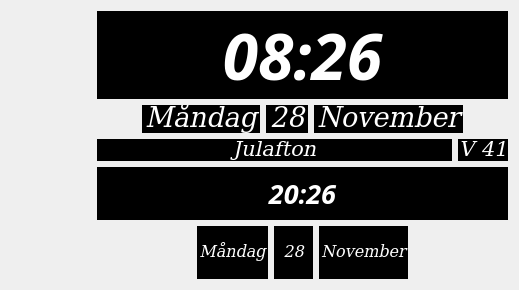
      <widget class="QWidget" name="layoutWidget">
       <property name="geometry">
        <rect>
         <x>0</x>
         <y>2</y>
         <width>495</width>
         <height>276</height>
        </rect>
       </property>
       <layout class="QVBoxLayout" name="se_nz_layout_group">
        <item>
         <layout class="QHBoxLayout" name="se_layout_group_2">
          <property name="leftMargin">
           <number>31</number>
          </property>
          <item>
           <widget class="QWidget" name="se_map_widget" native="true">
            <property name="sizePolicy">
             <sizepolicy hsizetype="Fixed" vsizetype="Fixed">
              <horstretch>0</horstretch>
              <verstretch>0</verstretch>
             </sizepolicy>
            </property>
            <property name="minimumSize">
             <size>
              <width>49</width>
              <height>112</height>
             </size>
            </property>
            <property name="styleSheet">
             <string notr="true">border-image: url(:/maps/Sweden - white. - 49x112.png);
border-image: url(:/maps/ui/maps/Sweden - white. - 49x112.png);</string>
            </property>
           </widget>
          </item>
          <item>
           <layout class="QVBoxLayout" name="verticalLayout">
            <item>
             <widget class="QLabel" name="se_time_label">
              <property name="font">
               <font>
                <family>rsfs10</family>
                <pointsize>48</pointsize>
                <weight>75</weight>
                <italic>true</italic>
                <bold>true</bold>
               </font>
              </property>
              <property name="styleSheet">
               <string notr="true">color: rgb(255, 255, 255);
background-color: rgb(0, 0, 0);</string>
              </property>
              <property name="text">
               <string notr="true">08:26</string>
              </property>
              <property name="alignment">
               <set>Qt::AlignCenter</set>
              </property>
             </widget>
            </item>
            <item>
             <layout class="QHBoxLayout" name="horizontalLayout">
              <property name="leftMargin">
               <number>45</number>
              </property>
              <property name="rightMargin">
               <number>45</number>
              </property>
              <item>
               <widget class="QLabel" name="se_day_label">
                <property name="font">
                 <font>
                  <family>DejaVu Math TeX Gyre</family>
                  <pointsize>20</pointsize>
                  <weight>50</weight>
                  <italic>true</italic>
                  <bold>false</bold>
                 </font>
                </property>
                <property name="styleSheet">
                 <string notr="true">color: rgb(255, 255, 255);
background-color: rgb(0, 0, 0);</string>
                </property>
                <property name="text">
                 <string notr="true">Måndag</string>
                </property>
                <property name="alignment">
                 <set>Qt::AlignCenter</set>
                </property>
               </widget>
              </item>
              <item>
               <widget class="QLabel" name="se_date_label">
                <property name="font">
                 <font>
                  <family>DejaVu Math TeX Gyre</family>
                  <pointsize>20</pointsize>
                  <weight>50</weight>
                  <italic>true</italic>
                  <bold>false</bold>
                 </font>
                </property>
                <property name="styleSheet">
                 <string notr="true">color: rgb(255, 255, 255);
background-color: rgb(0, 0, 0);</string>
                </property>
                <property name="text">
                 <string notr="true">28</string>
                </property>
                <property name="alignment">
                 <set>Qt::AlignCenter</set>
                </property>
               </widget>
              </item>
              <item>
               <widget class="QLabel" name="se_month_label">
                <property name="font">
                 <font>
                  <family>DejaVu Math TeX Gyre</family>
                  <pointsize>20</pointsize>
                  <weight>50</weight>
                  <italic>true</italic>
                  <bold>false</bold>
                 </font>
                </property>
                <property name="styleSheet">
                 <string notr="true">color: rgb(255, 255, 255);
background-color: rgb(0, 0, 0);</string>
                </property>
                <property name="text">
                 <string notr="true">November</string>
                </property>
                <property name="alignment">
                 <set>Qt::AlignCenter</set>
                </property>
               </widget>
              </item>
             </layout>
            </item>
            <item>
             <layout class="QHBoxLayout" name="horizontalLayout_7">
              <item>
               <widget class="QLabel" name="se_occation_label">
                <property name="font">
                 <font>
                  <family>DejaVu Math TeX Gyre</family>
                  <pointsize>16</pointsize>
                  <weight>50</weight>
                  <italic>true</italic>
                  <bold>false</bold>
                 </font>
                </property>
                <property name="styleSheet">
                 <string notr="true">color: rgb(255, 255, 255);
background-color: rgb(0, 0, 0);</string>
                </property>
                <property name="text">
                 <string notr="true">Julafton</string>
                </property>
                <property name="alignment">
                 <set>Qt::AlignCenter</set>
                </property>
               </widget>
              </item>
              <item>
               <widget class="QLabel" name="se_week_label">
                <property name="sizePolicy">
                 <sizepolicy hsizetype="Fixed" vsizetype="Preferred">
                  <horstretch>0</horstretch>
                  <verstretch>0</verstretch>
                 </sizepolicy>
                </property>
                <property name="minimumSize">
                 <size>
                  <width>50</width>
                  <height>0</height>
                 </size>
                </property>
                <property name="maximumSize">
                 <size>
                  <width>50</width>
                  <height>16777215</height>
                 </size>
                </property>
                <property name="font">
                 <font>
                  <family>DejaVu Math TeX Gyre</family>
                  <pointsize>16</pointsize>
                  <weight>50</weight>
                  <italic>true</italic>
                  <bold>false</bold>
                 </font>
                </property>
                <property name="styleSheet">
                 <string notr="true">color: rgb(255, 255, 255);
background-color: rgb(0, 0, 0);</string>
                </property>
                <property name="text">
                 <string notr="true">V 41</string>
                </property>
                <property name="alignment">
                 <set>Qt::AlignCenter</set>
                </property>
               </widget>
              </item>
             </layout>
            </item>
           </layout>
          </item>
         </layout>
        </item>
        <item>
         <layout class="QHBoxLayout" name="nz_layout_group">
          <item>
           <widget class="QWidget" name="nz_map_widget" native="true">
            <property name="sizePolicy">
             <sizepolicy hsizetype="Fixed" vsizetype="Fixed">
              <horstretch>0</horstretch>
              <verstretch>0</verstretch>
             </sizepolicy>
            </property>
            <property name="minimumSize">
             <size>
              <width>80</width>
              <height>112</height>
             </size>
            </property>
            <property name="styleSheet">
             <string notr="true">border-image: url(:/maps/ui/maps/New Zealand - white - 80x112.png);</string>
            </property>
           </widget>
          </item>
          <item>
           <layout class="QVBoxLayout" name="verticalLayout_2">
            <item>
             <widget class="QLabel" name="nz_time_label">
              <property name="font">
               <font>
                <family>rsfs10</family>
                <pointsize>20</pointsize>
                <weight>75</weight>
                <italic>true</italic>
                <bold>true</bold>
               </font>
              </property>
              <property name="styleSheet">
               <string notr="true">color: rgb(255, 255, 255);
background-color: rgb(0, 0, 0);</string>
              </property>
              <property name="text">
               <string notr="true">20:26</string>
              </property>
              <property name="alignment">
               <set>Qt::AlignCenter</set>
              </property>
             </widget>
            </item>
            <item>
             <layout class="QHBoxLayout" name="horizontalLayout_2">
              <property name="leftMargin">
               <number>100</number>
              </property>
              <property name="rightMargin">
               <number>100</number>
              </property>
              <item>
               <widget class="QLabel" name="nz_day_label">
                <property name="font">
                 <font>
                  <family>DejaVu Math TeX Gyre</family>
                  <pointsize>12</pointsize>
                  <weight>50</weight>
                  <italic>true</italic>
                  <bold>false</bold>
                 </font>
                </property>
                <property name="styleSheet">
                 <string notr="true">color: rgb(255, 255, 255);
background-color: rgb(0, 0, 0);</string>
                </property>
                <property name="text">
                 <string notr="true">Måndag</string>
                </property>
                <property name="alignment">
                 <set>Qt::AlignCenter</set>
                </property>
               </widget>
              </item>
              <item>
               <widget class="QLabel" name="nz_date_label">
                <property name="font">
                 <font>
                  <family>DejaVu Math TeX Gyre</family>
                  <pointsize>12</pointsize>
                  <weight>50</weight>
                  <italic>true</italic>
                  <bold>false</bold>
                 </font>
                </property>
                <property name="styleSheet">
                 <string notr="true">color: rgb(255, 255, 255);
background-color: rgb(0, 0, 0);</string>
                </property>
                <property name="text">
                 <string notr="true">28</string>
                </property>
                <property name="alignment">
                 <set>Qt::AlignCenter</set>
                </property>
               </widget>
              </item>
              <item>
               <widget class="QLabel" name="nz_month_label">
                <property name="font">
                 <font>
                  <family>DejaVu Math TeX Gyre</family>
                  <pointsize>12</pointsize>
                  <weight>50</weight>
                  <italic>true</italic>
                  <bold>false</bold>
                 </font>
                </property>
                <property name="styleSheet">
                 <string notr="true">color: rgb(255, 255, 255);
background-color: rgb(0, 0, 0);</string>
                </property>
                <property name="text">
                 <string notr="true">November</string>
                </property>
                <property name="alignment">
                 <set>Qt::AlignCenter</set>
                </property>
               </widget>
              </item>
             </layout>
            </item>
           </layout>
          </item>
         </layout>
        </item>
       </layout>
      </widget>
